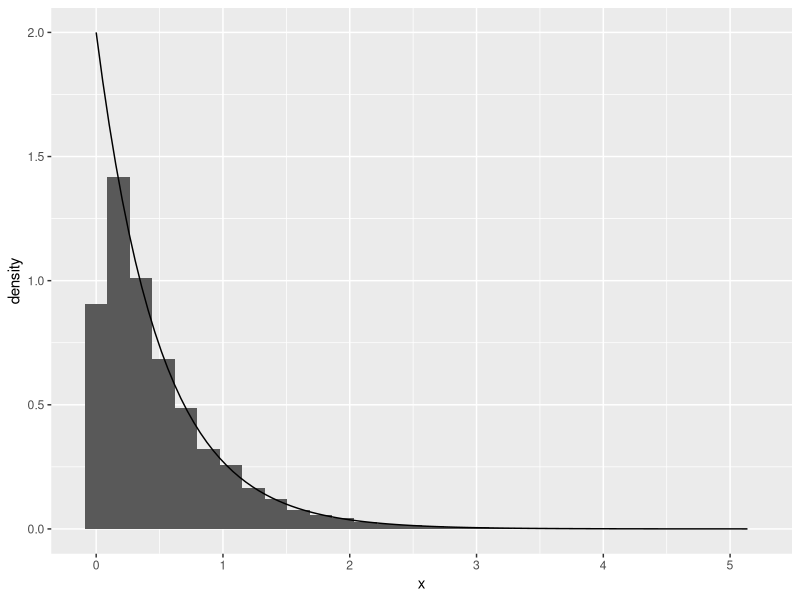
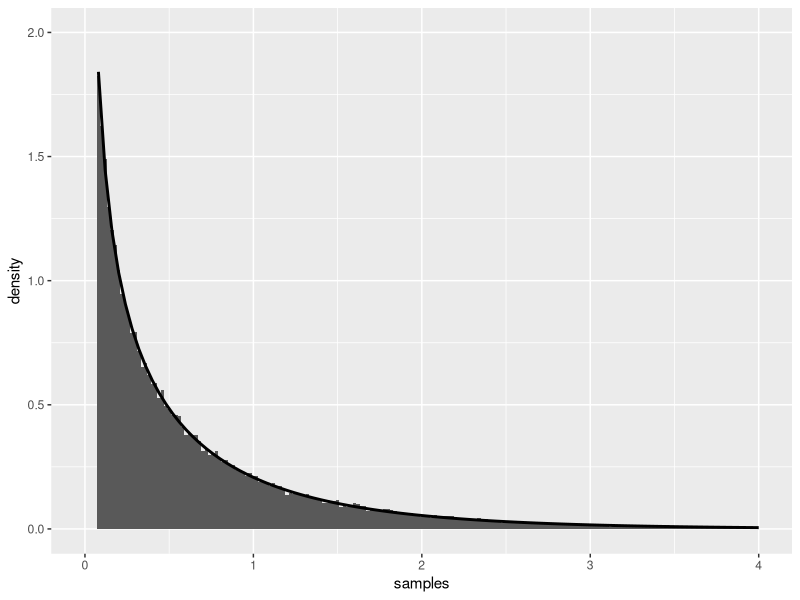
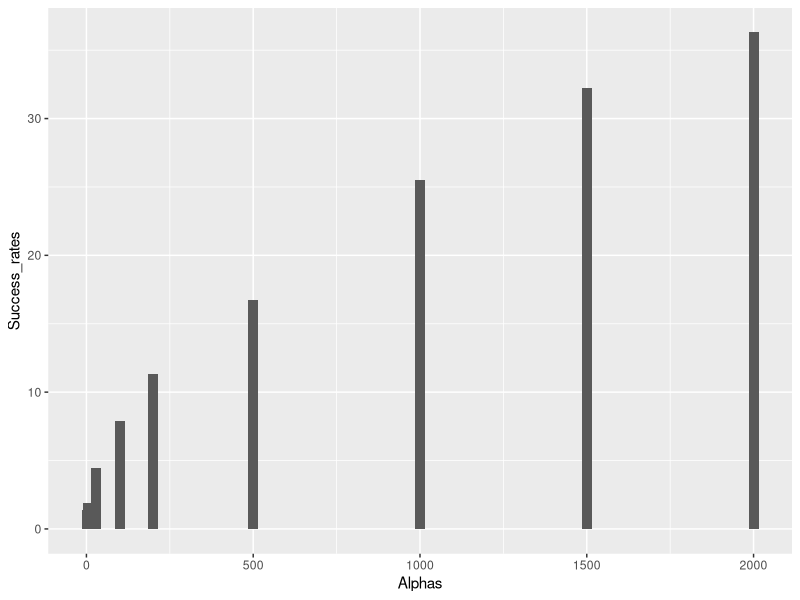
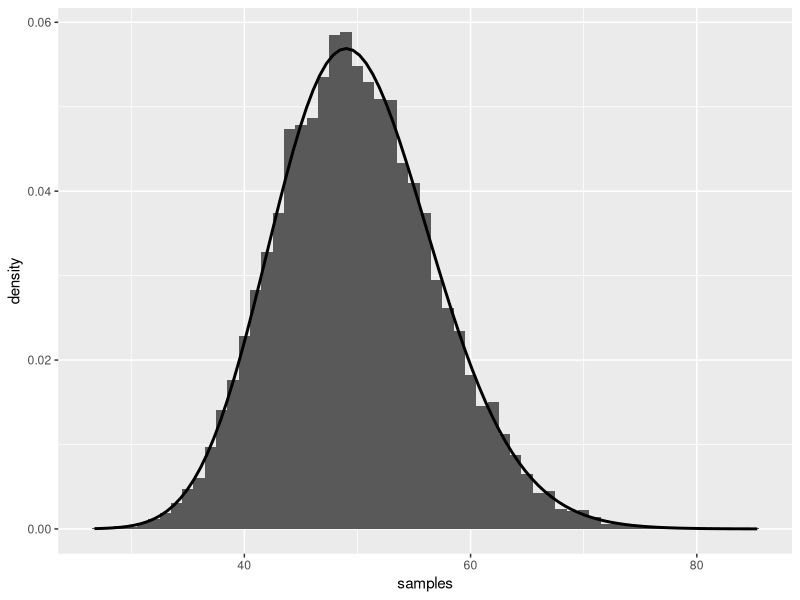

Write the R code that produced these figures, in order. (Note: this script raises an error after producing the figures.)
library(ggplot2)

#####################################
# Problem A 1)
exp_generator = function(n=1, lambda){
  u = runif(n = n) # u = a vector of n uniformly distributed numbers between 0 and 1
  return(-1/lambda*log(u))
}
lambda = 2
n = 10000
exp_vector = data.frame(x = exp_generator(n, lambda))


ggplot(exp_vector, aes(x)) + 
  geom_histogram(aes(y = stat(density))) + 
  stat_function(fun = dexp, args = lambda)



#####################################
# 2) 

rg = function(n, alpha){
  u = runif(n = n)
  boundary = exp(1) / (alpha + exp(1))
  left_boundary = u < boundary
  right_boundary = !left_boundary
  
  u[left_boundary] = (u[left_boundary] / boundary) ** (1 / alpha)
  u[right_boundary] = -log((1-u[right_boundary]) / (boundary * alpha))
  return(u)
}

dg = function(x, alpha = 1) {
  c = alpha * exp(1) / (alpha + exp(1))
  d <- rep(0, length(x))
  left_indices <- 0 < x & x < 1
  right_indices <- 1 <= x
  d[left_indices] <- c * (x[left_indices] ** (alpha - 1))
  d[right_indices] <- c * exp(-x[right_indices])
  return(d)
}


#####################################
# Problem B
#####################################

# 1

gamma_samples = function(n = 1, alpha = 0.5, beta = 1){
  
  # define the acceptance probability 
  a = (1/alpha + 1/exp(1))/gamma(alpha)
  # Generate n samples from g
  #samp_g = rg(n, alpha, beta = beta)
  # Generating n uniform samples on (0, 1)
  u = runif(n)
  # initialise vector of samples
  samples = c()
  # number of succesful samples
  num_of_samp = 0
  repeat{
    # Generating n uniform samples on (0, 1)
    u = runif(n)
    # genereate samples from g as in A)
    x = rg(n = n, alpha =  alpha)
    # probability of accepting
    prob = dgamma(x, alpha, beta)/(a*dg(x, alpha))
    # appending the x-s where u < prob
    samples = c(samples, x[u < prob])
    # increas num_of_samp by the number of samples accepted
    num_of_samp = num_of_samp + length(x[u < prob])
    # Here we remove every accepted samples in addition to the n we want
    if(length(samples) > n){
      samples = samples[1:n]
      break
    }
  }
  return(samples)
}
####################
# We genereate many samples each iteration to save number of iterations 
# in the loop. We do this because vector operations are faster than loops 
# in R. The way we implemented it, the number of iterations in the for 
# loop is proportional to alpha.
####################

alpha = 0.5
smpls = gamma_samples(n = 100000, alpha = alpha)  
# to be able to use ggplot we transform the samples to a data frame
smpls = data.frame(samples = smpls) 
# making a nice plot for comparison
ggplot(data = smpls, aes(x = samples)) + 
  geom_histogram(data = smpls, 
                 aes(x=samples, y=..density..), 
                 binwidth = 0.02) + 
  stat_function(fun = dgamma, 
                geom = "line", 
                size = 1, 
                args = list(shape=alpha, rate=1), 
                aes(x=samples)) +
  ylim(0, 2) + 
  xlim(0, 4)

####################################################
# 2
####################################################

rum_gamma = function(n = 1, alpha = 2, beta = 1){
  # Calculating the limits of the sample region using the log
  log_a  = 1/2*(alpha-1)*(log(alpha-1) - 1)
  b1 = 0
  log_b2 = 1/2*(alpha+1)*(log(alpha+1) - 1)
  # creat an empty vector to store samples
  samples = c()
  tries = 0
  while(length(samples) < n){
    tries = tries + 1
    # Sampling from the uniform distribution on (0, 1) and 
    # transforming the samples to appropriate regions
    log_y1 = log_a + log(runif(1))
    log_y2 = log_b2 + log(runif(1))
    if((alpha+1)*log_y1 <= (alpha-1)*log_y2 - exp(log_y2 - log_y1)){
      y = exp(log_y2 - log_y1)
      samples = c(samples, y)
    }
  }
  return(c(tries, samples))
}
####################################################
# Plotting success rates
success_rates = function(alphas){
  result = c()
  n = 1000
  for(i in 1:length(alphas)){
    # Sample from the algorithm
    smpls_rum = rum_gamma(n = n, alpha = alphas[i])
    vect = c(alphas[i], smpls_rum[1]/n)
    result = cbind(result, vect)
  }
  result = data.frame(rates = t(result))
  colnames(result) = c("Alphas", "Success_rates")
  return(result)
}

alphas = c(2, 5, 30, 100, 200, 500, 1000, 1500, 2000)
df = success_rates(alphas)
ggplot(data = df) + 
  geom_col(data = df, 
           aes(x = Alphas, y = Success_rates), 
           width = 30)


###############################################
# plotting one realization
alpha = 50
n = 20000
# Sample from the algorithm
smpls_rum = rum_gamma(n = n, alpha = alpha)
tries = smpls_rum[1]
smpls_rum = smpls_rum[-1]
# to be able to use ggplot we transform the samples to a data frame
smpls_rum = data.frame(samples = smpls_rum) 

# making a nice plot for comparison
ggplot(data = smpls_rum, aes(x = samples)) + 
  geom_histogram(data = smpls_rum, 
                 aes(x=samples, y=..density..), 
                 binwidth = 1) + 
  stat_function(fun = dgamma, 
                geom = "line", 
                size = 1, 
                args = list(shape=alpha, rate=1), 
                aes(x=samples)) 

####################################################
# 3
####################################################
# The reccursion demands to much memory for large n
gam_from_exp = function(n = 1, alpha = 2){
  # sum of alpha exp(1) distributed variables using function from A 1)
  if(n>0){
    # concatinating current result with reccursive call
    result = c(sum(exp_generator(n = alpha, lambda = 1)), gam_from_exp(n = n-1, alpha))
    return(result)
  }
}
# Need to fix this function if large n is needed
# gam_from_exp = function(n = 1, alpha = 2){
#   result = c()
#   for(i in 1:n){
#     result = c(result, exp_generator(n = alpha, lambda = 1))
#   }
#   return(result)
# }
n = 10000
alpha = 5000
gam_realizations = gam_from_exp(n, alpha = alpha)
gam_realizations = data.frame(samples = gam_realizations)

# making a nice plot for comparison
ggplot(data = gam_realizations, aes(x = samples)) + 
  geom_histogram(data = gam_realizations, 
                 aes(x=samples, y=..density..)) + 
  stat_function(fun = dgamma, 
                geom = "line", 
                size = 1, 
                args = list(shape=alpha, rate=1), 
                aes(x=samples)) 


# ## 3 No longer included
# ### a)
# _Proof._
# $$
#   X_1 \sim \text{Gamma}(\alpha_1, \beta = 1)
# $$
#   and 
# $$
#   X_2 \sim \text{Gamma}(\alpha_2, \beta = 1)
# $$
#   are independent. By defining
# $$
#   X = X_1 + X_2
# $$
#   we get that
# $$
#   M_X(t) \overset{ind.}{=} M_{X_1}(t)M_{X_2}(t) \overset{\beta = 1}{=} \bigg{(}\frac{1}{1-t}\bigg{)}^{\alpha_1} \bigg{(}\frac{1}{1-t} \bigg{)}^{\alpha_2} = \bigg{(}\frac{1}{1-t} \bigg{)}^{\alpha_1+\alpha_2} \; \blacksquare
# $$
#   
#   
#   ### b)
#   ```{r}
# gam_from_exp = function(n = 1, alpha = 2){
#   # sum of alpha exp(1) distributed variables using function from A 1)
#   result = c()
#   for(i in n:1){
#     result = c(result, sum(exp_generator(n = alpha, lambda = 1)))
#   }
#   return(result)
# }
# 
# ```
# 
# #### Plotting
# We plot this to illustrate that it works
# ```{r}
# n = 10000
# alpha = 5000
# gam_realizations = gam_from_exp(n, alpha = alpha)
# gam_realizations = data.frame(samples = gam_realizations)
# 
# # making a nice plot for comparison
# ggplot(data = gam_realizations, aes(x = samples)) + 
#   geom_histogram(data = gam_realizations, 
#                  aes(x=samples, y=..density..)) + 
#   stat_function(fun = dgamma, 
#                 geom = "line", 
#                 size = 1, 
#                 args = list(shape=alpha, rate=1), 
#                 aes(x=samples)) 
# ```
# 


####################################################
# 4
####################################################

gam4 = function(n = 1, alpha = 2, beta = 1){
  beta*gam_from_exp(n, alpha)
}

n = 2000
alpha = 100
beta = 5

gam4_realizations = gam4(n, alpha, beta)
gam4_realizations = data.frame(samples = gam4_realizations)

# making a nice plot for comparison
ggplot(data = gam4_realizations, aes(x = samples)) + 
  geom_histogram(data = gam4_realizations, 
                 aes(x=samples, y=..density..)) + 
  stat_function(fun = dgamma, 
                geom = "line", 
                size = 1, 
                args = list(shape=alpha, rate=1/beta), 
                aes(x=samples)) 

####################################################
# 5
####################################################

beta_gen = function(n, alpha, beta){
  x = gam_from_exp(n, alpha)
  y = gam_from_exp(n, beta)
  return(x/(x+y))
}

n = 20000
alpha = 2
beta = 5
beta_vect = beta_gen(n, alpha, beta)
beta_vect = data.frame(samples = beta_vect)
# Plot
ggplot(data = beta_vect, aes(x = samples)) + 
  geom_histogram(data = beta_vect, 
                 aes(x=samples, y=..density..)) + 
  stat_function(fun = dbeta, 
                geom = "line", 
                size = 1, 
                args = list(shape1=alpha, shape2=beta), 
                aes(x=samples)) 

####################################################
# Probelm D
####################################################
# 1












